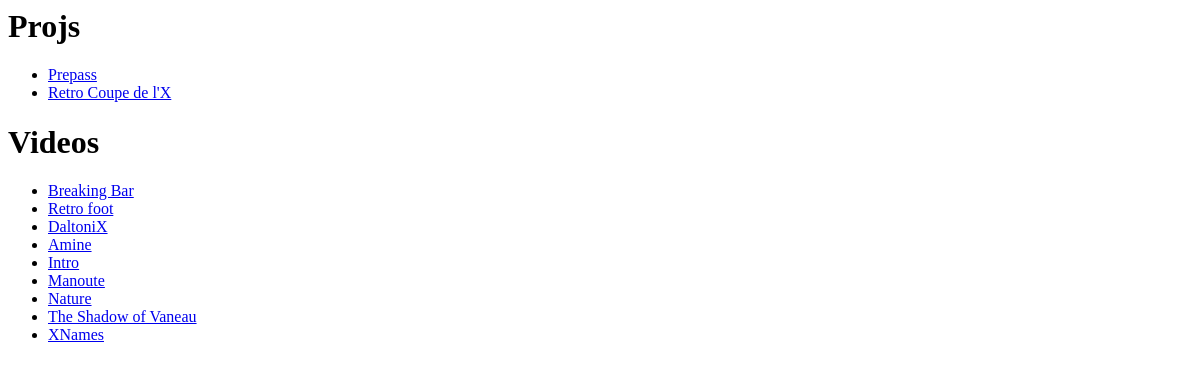
Before: / with the older database file.
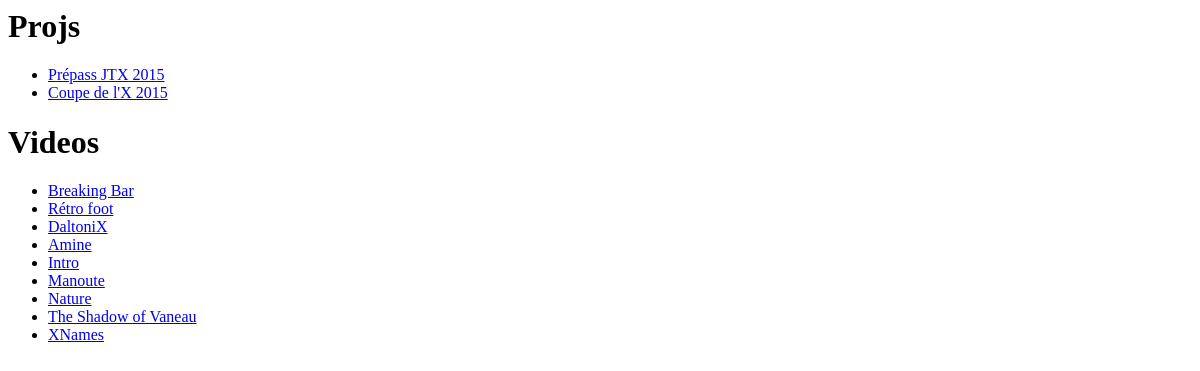
After: the same page with the newer database file.
### videos/models.py (models this page shows, shortened)
class Proj(models.Model):
    titre = models.CharField(max_length=100)
    category = models.ForeignKey(Category, blank = True, null = True)
    date = models.DateTimeField()
    views = models.IntegerField(default=0)

class Video(models.Model):
    titre = models.CharField(max_length=100)
    date = models.DateTimeField()
    url = models.CharField(max_length=1000)
    views = models.IntegerField(default=0)
    public = models.BooleanField(default=False)

### videos/views.py (the view)
# urls.py: url(r'^$', views.index, name='index'),
def index(request):
    all_projs = Proj.objects.all()
    latest_videos = Video.objects.order_by('date')[:10]
    context = {
        'projs': all_projs,
        'videos': latest_videos,
    }
    return render(request, 'index.html', context)

### videos/templates/index.html
{% if videos and projs %}
<h1>Projs</h1>
	<ul>
	{% for p in projs %}
    <li><a href="{% url 'videos:proj' p.id %}">{{ p.titre }}</a></li>
	{% endfor %}
	</ul>
<h1>Videos</h1>
	<ul>
	{% for v in videos %}
    <li><a href="{% url 'videos:video' v.id %}">{{ v.titre }}</a></li>
	{% endfor %}
	</ul>
{% else %}
    <p>Errors.</p>
{% endif %}

Changed rows visible on the page:
changed Proj: titre "Prepass" → "Prépass JTX 2015"
changed Proj: titre "Retro Coupe de l'X" → "Coupe de l'X 2015"
changed Video: titre "Retro foot" → "Rétro foot"
